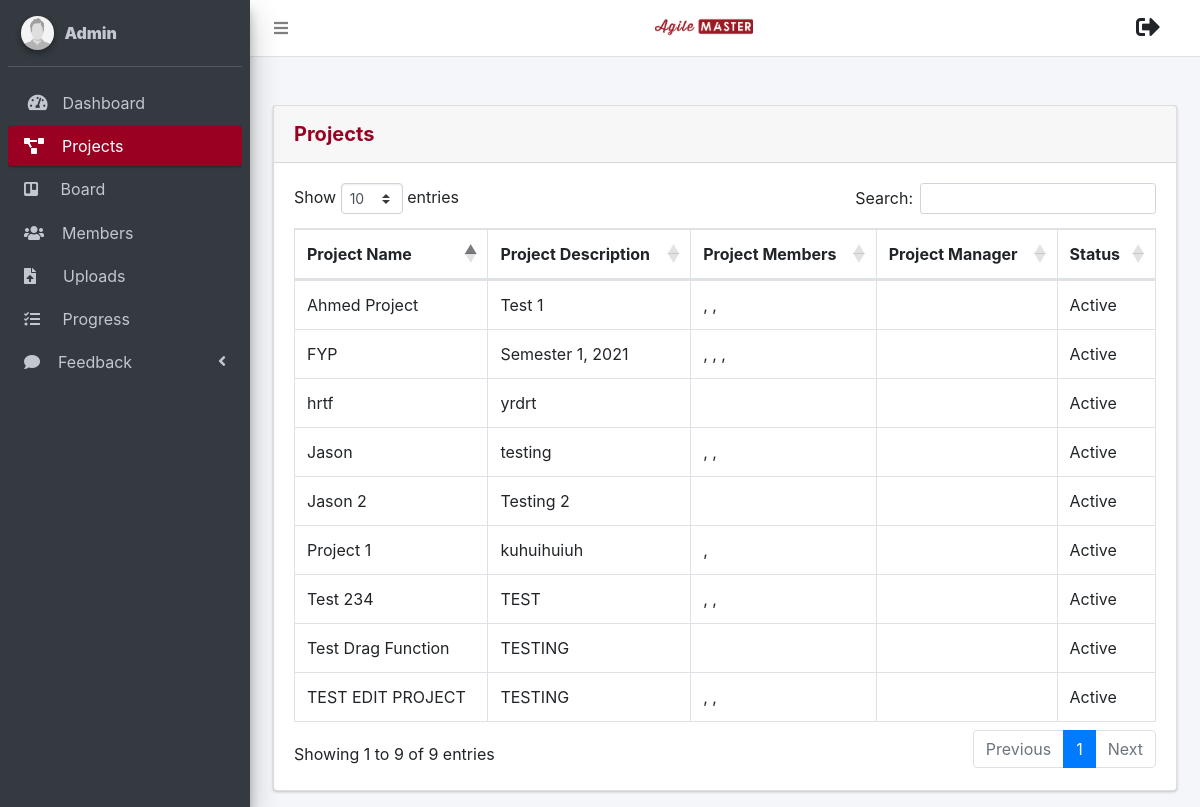
Screenshot of /admin/project.php with the database file from the repository.
### tables this page shows
CREATE TABLE `project` (
  `project_id` int(11) NOT NULL,
  `project_name` varchar(255) NOT NULL,
  `project_description` text NOT NULL,
  `status` varchar(255) NOT NULL DEFAULT 'Active'
);

### helpers/module.php (called while the page is built, shortened)
<?php
function get_admin()
{
	global $conn;
	$result = mysqli_query($conn, "SELECT * FROM `admin`");
	return $result;
}
function getAllProjectsAdmin()
{
	global $conn;
	$result = mysqli_query($conn, "SELECT * FROM `project`");
	return $result;
}
?>

### admin/project.php (the view, shortened to what this page needs)
<?php
include_once '../connection/dbconnection.php';
include_once '../helpers/module.php';
?>
<!DOCTYPE html>
<html>
<head>
	<?php include('../navigation/head.php');?>
</head>
<body class="hold-transition sidebar-mini layout-fixed">
<div class="wrapper">
  <?php include('../navigation/topbar_admin.php');?>
  <?php include('../navigation/project_adminsidebar.php');?>
	<div class="content-wrapper">
		<br><br>
		<section class="content">
			<div class="container-fluid">
				<div class="card">
					<div class="card-header py-3">
						<h5 class="m-0 font-weight-bold " style="color: #990021;">Projects</h5>
					</div>
					<div class="card-body">
						<div class="table-responsive">
							<table class="table table-bordered" id="dataTable" width="100%" cellspacing="0">
								<thead>
                                    <tr>
                                        <th >Project Name</th>
                                        <th >Project Description</th>
                                        <th >Project Members</th>
                                        <th >Project Manager</th>
                                        <th >Status</th>
                                    </tr>
                                </thead>
                                <tbody>
                                    <?php
                                        $getAllProjectsAdmin = getAllProjectsAdmin();
                                        while($asRow = mysqli_fetch_array($getAllProjectsAdmin))
                                        {
                                            $project_id = $asRow['project_id'];
                                            $assignees_arr = array();
                                            $getMembersProjectInAdmin = getMembersProjectInAdmin($project_id);
                                            while ($nRow = mysqli_fetch_array($getMembersProjectInAdmin)){
                                                array_push($assignees_arr, $nRow['name']);
                                                $assignees = implode($assignees_arr, ", ");
                                            }
                                    ?>
                                    <tr>
										<td>
											<?php echo $asRow['project_name'];?>
										</td>
										<td>
											<?php echo $asRow['project_description'];?>
										</td>
										<td>
											<?php echo $assignees;?>
										</td>
										<td>
										</td>
										<td>
											<?php echo $asRow['status'];?>
										</td>
                                    </tr>
                                    <?php
                                        }
                                    ?>
                                </tbody>
							</table>
						</div>
					</div>
				</div>
			</div>
		</section>
	</div>
</div>
</body>
</html>

### navigation/project_adminsidebar.php (shortened to what this page needs)
<aside class="main-sidebar sidebar-dark-primary elevation-4">
	<div class="sidebar">
		<div class="user-panel mt-3 pb-3 mb-3 d-flex">
			<div class="image">
				<img src="../resources/images/user2-160x160.jpg" class="img-circle elevation-2" alt="User Image">
			</div>
			<div class="info">
				<a href="#" class="d-block">
					<strong>
                    <?php
                        $get_admin = get_admin();
                        $row = mysqli_fetch_array($get_admin);
                        echo '
                           <strong> '.$row["name"].' </strong>
                           <span class="carrot"></span>';
                    ?>
                </strong>
				</a>
			</div>
		</div>
		<nav class="mt-2" >
			<ul class="nav nav-pills nav-sidebar flex-column" data-widget="treeview" role="menu" data-accordion="false">
				<li class="nav-item has-treeview">
					<a href="dashboard.php" class="nav-link">
						<i class="nav-icon fas fa-tachometer-alt"></i>
						<p>
							&nbsp;Dashboard
						</p>
					</a>
				</li>
				<li class="nav-item">
					<a href="project.php" class="nav-link active">
						<i class="fas fa-project-diagram"></i>
						<p>
							&nbsp;&nbsp;&nbsp;Projects
						</p>
					</a>
				</li>
				<li class="nav-item">
					<a href="board.php" class="nav-link">
						<i class="fab fa-trello"></i>
						<p>
							&nbsp;&nbsp;&nbsp;&nbsp;Board
						</p>
					</a>
				</li>
				<li class="nav-item">
					<a href="members.php" class="nav-link">
						<i class="fas fa-users"></i>
						<p>
							&nbsp;&nbsp;&nbsp;Members
						</p>
					</a>
				</li>
				<li class="nav-item">
					<a href="upload_files.php" class="nav-link">
						<i class="fas fa-file-upload"></i>
						<p>
							&nbsp;&nbsp;&nbsp;&nbsp;&nbsp;Uploads
						</p>
					</a>
				</li>
				<li class="nav-item">
					<a href="progress.php" class="nav-link">
						<i class="fas fa-tasks"></i>
						<p>
							&nbsp;&nbsp;&nbsp;&nbsp;Progress
						</p>
					</a>
				</li>
				<li class="nav-item has-treeview">
					<a href="#" class="nav-link">
						<i class="fas fa-comment"></i>
						<p>
							&nbsp;&nbsp;&nbsp;Feedback
							<i class="fas fa-angle-left right"></i>
						</p>
					</a>
				</li>
				<br><br><br>
			</ul>
		</nav>
    </div>
</aside>

### dependencies/css/style.css (style rules this page uses)
body { font-family: "Open Sans", sans-serif; color: #444444; }
a { text-decoration: none; color: #990021; }
.card-header { width: 100%; padding: 10px 10px 0px 10px; box-sizing: border-box; border-radius: 3px; display: block; font-weight: bold; }
ul { list-style: none; margin: 0; padding: 0px; }
section { padding: 60px 0; overflow: hidden; position: relative; }

### rows the page displays
project: project_name "FYP", project_description "Semester 1, 2021", assignees ", , ,", status "Active"
project: project_name "Jason", project_description "testing", assignees ", ,", status "Active"
project: project_name "Jason 2", project_description "Testing 2", status "Active"
project: project_name "Test Drag Function", project_description "TESTING", status "Active"
project: project_name "Project 1", project_description "kuhuihuiuh", assignees ",", status "Active"
project: project_name "Ahmed Project", project_description "Test 1", assignees ", ,", status "Active"
project: project_name "TEST EDIT PROJECT", project_description "TESTING", assignees ", ,", status "Active"
project: project_name "Test 234", project_description "TEST", assignees ", ,", status "Active"
project: project_name "hrtf", project_description "yrdrt", status "Active"

### other values shown
$row["name"] "Admin"
